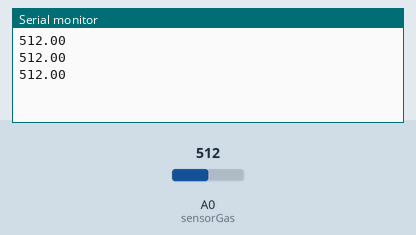
Simulated run of this sketch. Board: Arduino Uno, built with avr-gcc and run on an emulated ATmega328P. Shown: the last lines printed to the serial monitor. Inputs (shaded band) come from the test bench; at power-on: A0 (sensorGas) = 512.

Above: at 1.3 s.
1.4 s: A0 (sensorGas) set to 716
At 1.9 s:
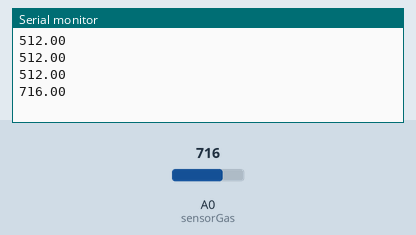
2.9 s: A0 (sensorGas) set to 900
At 3.4 s:
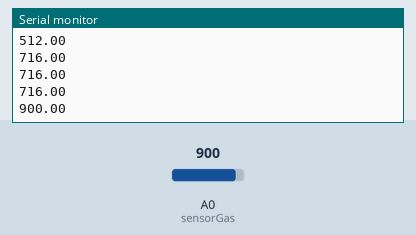
Timing chart, 0 to 5.9 s (numbered marks = the images above; inputs shaded):
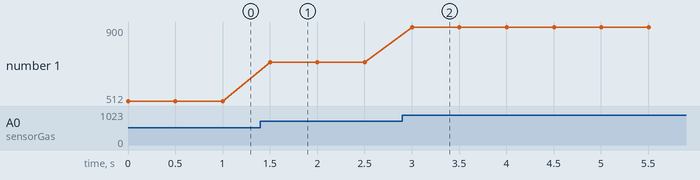

The sketch:

solo_gasnatural.ino
```cpp
//pines
const char sensorGas= A0;
static char gasNatural[22];
void setup() {
  // put your setup code here, to run once:
  Serial.begin(115200);

}

void loop() {
  // put your main code here, to run repeatedly:
  float gasin=analogRead(sensorGas);//para gas natural de 50 normal a 500 pegado a la hornalla
                                    //para CO de 75 normal a 200 con el fósforo
  Serial.println(gasin);
  delay(500);
}
```

Measured:
- after the input at 1.4 s, the serial monitor: prints a new line after 0.10 s (image 1)
- after the input at 2.9 s, the serial monitor: prints a new line after 0.10 s (image 2)
- plotted number 1: 512 → 716 after the input at 1.4 s, 716 → 900 after the input at 2.9 s
